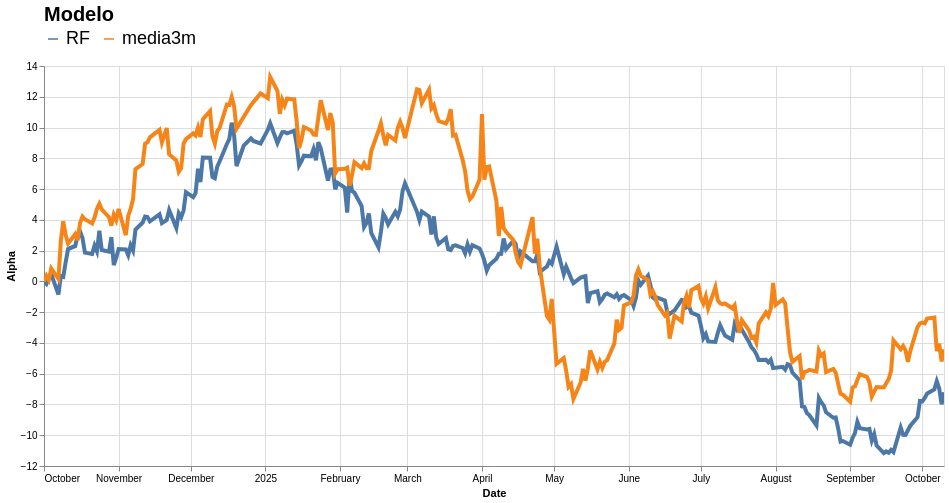

Write notebook code for a chart like this one.
### Code cell
chart_alpha.display()

### Figure 1 — Vega-Lite specification as saved in the notebook (floating-point values rounded to 4 significant figures; data arrays with more than 128 entries replaced by an {"elided": "..."} marker saying what was removed)
{"config": {"view": {"continuousWidth": 300, "continuousHeight": 300}}, "data": {"name": "data-208d7b12708086d15ab1cd0c051fa81b"}, "mark": {"type": "line", "strokeWidth": 4}, "encoding": {"color": {"field": "Modelo", "legend": {"labelFontSize": 18, "orient": "top", "titleFontSize": 20}, "type": "nominal"}, "opacity": {"condition": {"param": "param_8", "value": 1}, "value": 0.2}, "tooltip": [{"field": "Modelo", "type": "nominal"}, {"field": "Alpha", "type": "quantitative"}, {"field": "Date", "type": "temporal"}], "x": {"field": "Date", "type": "temporal"}, "y": {"field": "Alpha", "type": "quantitative"}}, "height": 400, "params": [{"name": "param_8", "select": {"type": "point", "fields": ["Modelo"]}, "bind": "legend"}, {"name": "param_9", "select": {"type": "interval", "encodings": ["x", "y"]}, "bind": "scales"}], "width": 900, "$schema": "https://vega.github.io/schema/vega-lite/v5.20.1.json", "datasets": {"data-208d7b12708086d15ab1cd0c051fa81b": {"elided": "514 records"}}}
